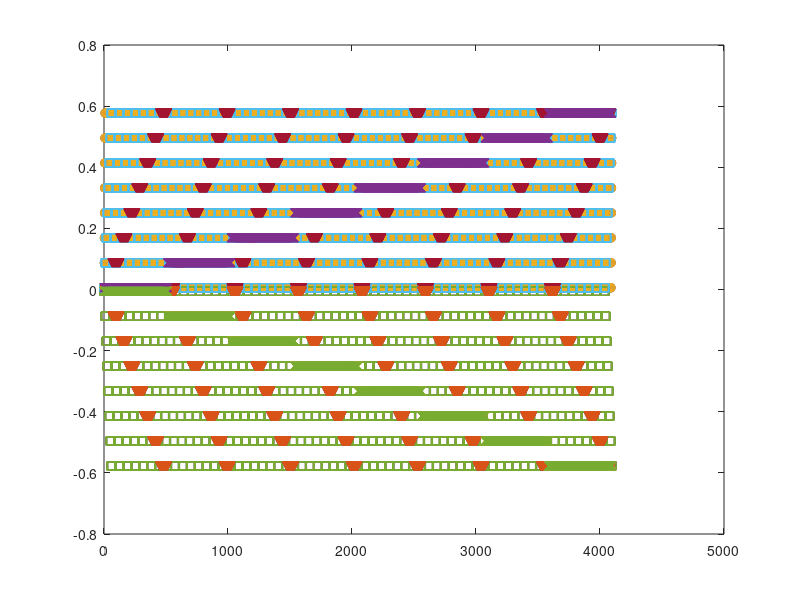

Recreate this plot in MATLAB. (Note: this script raises an error after producing the figure.)
clear all

wd = cd;
DataDir = '/opt/topspin2/data/DT/nmr';
%DataDir = '/Users/daniel/NMRdata/AVII500/DT';
ExpNam = 'pgse4_test'; expno = 16;

NG = 8;
%Grel = linspace(0,1,NG+1); Grel = Grel(2:NG+1);
Grel = linspace(0.01,1,NG);
%Grel = logspace(-2,0,NG);

theta1 = acos(1/sqrt(3)); phi1 = pi/4;
Gnorm1.x = [sin(theta1).*cos(phi1)];
Gnorm1.y = [sin(theta1).*sin(phi1)];
Gnorm1.z = [cos(theta1)];
theta2 = acos(1/sqrt(3)); phi2 = pi/4+pi;
Gnorm2.x = [sin(theta2).*cos(phi2)];
Gnorm2.y = [sin(theta2).*sin(phi2)];
Gnorm2.z = [cos(theta2)];
theta3 = pi-acos(1/sqrt(3)); phi3 = -pi/4;
Gnorm3.x = [sin(theta3).*cos(phi3)];
Gnorm3.y = [sin(theta3).*sin(phi3)];
Gnorm3.z = [cos(theta3)];
theta4 = pi-acos(1/sqrt(3)); phi4 = pi-pi/4;
Gnorm4.x = [sin(theta4).*cos(phi4)];
Gnorm4.y = [sin(theta4).*sin(phi4)];
Gnorm4.z = [cos(theta4)];

figure(1), clf
plot3([0 Gnorm1.x],[0 Gnorm1.y],[0 Gnorm1.z],'-o',...)
[0 Gnorm2.x],[0 Gnorm2.y],[0 Gnorm2.z],'-o',...
[0 Gnorm3.x],[0 Gnorm3.y],[0 Gnorm3.z],'-o',...
[0 Gnorm4.x],[0 Gnorm4.y],[0 Gnorm4.z],'-o')
axis([-1 1 -1 1 -1 1])
axis square

G1.x = [];
G1.y = [];
G1.z = [];
G2.x = [];
G2.y = [];
G2.z = [];
G3.x = [];
G3.y = [];
G3.z = [];
G4.x = [];
G4.y = [];
G4.z = [];

for nG = 1:NG
    G1.x = [G1.x; Grel(nG)*Gnorm1.x];
    G1.y = [G1.y; Grel(nG)*Gnorm1.y];
    G1.z = [G1.z; Grel(nG)*Gnorm1.z];
    G2.x = [G2.x; Grel(nG)*Gnorm2.x];
    G2.y = [G2.y; Grel(nG)*Gnorm2.y];
    G2.z = [G2.z; Grel(nG)*Gnorm2.z];
    G3.x = [G3.x; Grel(nG)*Gnorm3.x];
    G3.y = [G3.y; Grel(nG)*Gnorm3.y];
    G3.z = [G3.z; Grel(nG)*Gnorm3.z];
    G4.x = [G4.x; Grel(nG)*Gnorm4.x];
    G4.y = [G4.y; Grel(nG)*Gnorm4.y];
    G4.z = [G4.z; Grel(nG)*Gnorm4.z];
end

td1 = NG^4;

[G1.x,G2.x,G3.x,G4.x] = ndgrid(G1.x,G2.x,G3.x,G4.x);
[G1.y,G2.y,G3.y,G4.y] = ndgrid(G1.y,G2.y,G3.y,G4.y);
[G1.z,G2.z,G3.z,G4.z] = ndgrid(G1.z,G2.z,G3.z,G4.z);
G1.x = reshape(G1.x,td1,1);
G2.x = reshape(G2.x,td1,1);
G3.x = reshape(G3.x,td1,1);
G4.x = reshape(G4.x,td1,1);
G1.y = reshape(G1.y,td1,1);
G2.y = reshape(G2.y,td1,1);
G3.y = reshape(G3.y,td1,1);
G4.y = reshape(G4.y,td1,1);
G1.z = reshape(G1.z,td1,1);
G2.z = reshape(G2.z,td1,1);
G3.z = reshape(G3.z,td1,1);
G4.z = reshape(G4.z,td1,1);

figure(1), clf
plot(1:td1,G1.x,'o',1:td1,G1.y,'o',1:td1,G1.z,'o')
hold on
plot(1:td1,G2.x,'s',1:td1,G2.y,'s',1:td1,G2.z,'s')
plot(1:td1,G3.x,'v',1:td1,G3.y,'v',1:td1,G3.z,'v')
plot(1:td1,G4.x,'x',1:td1,G4.y,'x',1:td1,G4.z,'x')

fpath = [DataDir '/' ExpNam '/' num2str(expno)];

fname = 'rx1';
fidx1 = fopen([fpath '/' fname],'w');
fname = 'rx1.txt';
fidx1txt = fopen([fpath '/' fname],'w');
fname = 'ry1';
fidy1 = fopen([fpath '/' fname],'w');
fname = 'ry1.txt';
fidy1txt = fopen([fpath '/' fname],'w');
fname = 'rz1';
fidz1 = fopen([fpath '/' fname],'w');
fname = 'rz1.txt';
fidz1txt = fopen([fpath '/' fname],'w');
fname = 'rx2';
fidx2 = fopen([fpath '/' fname],'w');
fname = 'rx2.txt';
fidx2txt = fopen([fpath '/' fname],'w');
fname = 'ry2';
fidy2 = fopen([fpath '/' fname],'w');
fname = 'ry2.txt';
fidy2txt = fopen([fpath '/' fname],'w');
fname = 'rz2';
fidz2 = fopen([fpath '/' fname],'w');
fname = 'rz2.txt';
fidz2txt = fopen([fpath '/' fname],'w');
fname = 'rx3';
fidx3 = fopen([fpath '/' fname],'w');
fname = 'rx3.txt';
fidx3txt = fopen([fpath '/' fname],'w');
fname = 'ry3';
fidy3 = fopen([fpath '/' fname],'w');
fname = 'ry3.txt';
fidy3txt = fopen([fpath '/' fname],'w');
fname = 'rz3';
fidz3 = fopen([fpath '/' fname],'w');
fname = 'rz3.txt';
fidz3txt = fopen([fpath '/' fname],'w');
fname = 'rx4';
fidx4 = fopen([fpath '/' fname],'w');
fname = 'rx4.txt';
fidx4txt = fopen([fpath '/' fname],'w');
fname = 'ry4';
fidy4 = fopen([fpath '/' fname],'w');
fname = 'ry4.txt';
fidy4txt = fopen([fpath '/' fname],'w');
fname = 'rz4';
fidz4 = fopen([fpath '/' fname],'w');
fname = 'rz4.txt';
fidz4txt = fopen([fpath '/' fname],'w');

text.header = {
{'##TITLE= /opt/topspin2/data/DT/nmr/C10E3_DTI/6/diff_ramp'};
{'##JCAMP-DX= 5.00 Bruker JCAMP library'}
{'##DATA TYPE= Shape Data'}
{'##ORIGIN= Bruker Analytik GmbH'}
{'##OWNER= <nmrsu>'}
{'##DATE= 07/02/27'}
{'##TIME= 08:11:48'}
{'##MINX= 0'}
{'##MAXX= 1'}
{'##MINY= 0'}
{'##MAXY= 1'}
{'##$SHAPE_EXMODE= Gradient'}
{'##$SHAPE_TOTROT= 0'}
{'##$SHAPE_BWFAC= 0'}
{'##$SHAPE_INTEGFAC= 0'}
{'##$SHAPE_MODE= 0'}};

[Nlines, dummy] = size(text.header);

for nline = 1:Nlines
    fprintf(fidx1,'%s\n',text.header{nline}{1});
    fprintf(fidy1,'%s\n',text.header{nline}{1});
    fprintf(fidz1,'%s\n',text.header{nline}{1});
    fprintf(fidx2,'%s\n',text.header{nline}{1});
    fprintf(fidy2,'%s\n',text.header{nline}{1});
    fprintf(fidz2,'%s\n',text.header{nline}{1});
    fprintf(fidx3,'%s\n',text.header{nline}{1});
    fprintf(fidy3,'%s\n',text.header{nline}{1});
    fprintf(fidz3,'%s\n',text.header{nline}{1});
    fprintf(fidx4,'%s\n',text.header{nline}{1});
    fprintf(fidy4,'%s\n',text.header{nline}{1});
    fprintf(fidz4,'%s\n',text.header{nline}{1});
end


fprintf(fidx1,'%s\n',['##NPOINTS=' num2str(td1)]);
fprintf(fidx1,'%s\n',['##XYDATA= (X++(Y..Y))']);
fprintf(fidy1,'%s\n',['##NPOINTS=' num2str(td1)]);
fprintf(fidy1,'%s\n',['##XYDATA= (X++(Y..Y))']);
fprintf(fidz1,'%s\n',['##NPOINTS=' num2str(td1)]);
fprintf(fidz1,'%s\n',['##XYDATA= (X++(Y..Y))']);
fprintf(fidx2,'%s\n',['##NPOINTS=' num2str(td1)]);
fprintf(fidx2,'%s\n',['##XYDATA= (X++(Y..Y))']);
fprintf(fidy2,'%s\n',['##NPOINTS=' num2str(td1)]);
fprintf(fidy2,'%s\n',['##XYDATA= (X++(Y..Y))']);
fprintf(fidz2,'%s\n',['##NPOINTS=' num2str(td1)]);
fprintf(fidz2,'%s\n',['##XYDATA= (X++(Y..Y))']);
fprintf(fidx3,'%s\n',['##NPOINTS=' num2str(td1)]);
fprintf(fidx3,'%s\n',['##XYDATA= (X++(Y..Y))']);
fprintf(fidy3,'%s\n',['##NPOINTS=' num2str(td1)]);
fprintf(fidy3,'%s\n',['##XYDATA= (X++(Y..Y))']);
fprintf(fidz3,'%s\n',['##NPOINTS=' num2str(td1)]);
fprintf(fidz3,'%s\n',['##XYDATA= (X++(Y..Y))']);
fprintf(fidx4,'%s\n',['##NPOINTS=' num2str(td1)]);
fprintf(fidx4,'%s\n',['##XYDATA= (X++(Y..Y))']);
fprintf(fidy4,'%s\n',['##NPOINTS=' num2str(td1)]);
fprintf(fidy4,'%s\n',['##XYDATA= (X++(Y..Y))']);
fprintf(fidz4,'%s\n',['##NPOINTS=' num2str(td1)]);
fprintf(fidz4,'%s\n',['##XYDATA= (X++(Y..Y))']);

for nG = 1:td1
    fprintf(fidx1,'%f\n',G1.x(nG));
    fprintf(fidx1txt,'%f\n',G1.x(nG));
    fprintf(fidy1,'%f\n',G1.y(nG));
    fprintf(fidy1txt,'%f\n',G1.y(nG));
    fprintf(fidz1,'%f\n',G1.z(nG));
    fprintf(fidz1txt,'%f\n',G1.z(nG));
    fprintf(fidx2,'%f\n',G2.x(nG));
    fprintf(fidx2txt,'%f\n',G2.x(nG));
    fprintf(fidy2,'%f\n',G2.y(nG));
    fprintf(fidy2txt,'%f\n',G2.y(nG));
    fprintf(fidz2,'%f\n',G2.z(nG));
    fprintf(fidz2txt,'%f\n',G2.z(nG));
    fprintf(fidx3,'%f\n',G3.x(nG));
    fprintf(fidx3txt,'%f\n',G3.x(nG));
    fprintf(fidy3,'%f\n',G3.y(nG));
    fprintf(fidy3txt,'%f\n',G3.y(nG));
    fprintf(fidz3,'%f\n',G3.z(nG));
    fprintf(fidz3txt,'%f\n',G3.z(nG));
    fprintf(fidx4,'%f\n',G4.x(nG));
    fprintf(fidx4txt,'%f\n',G4.x(nG));
    fprintf(fidy4,'%f\n',G4.y(nG));
    fprintf(fidy4txt,'%f\n',G4.y(nG));
    fprintf(fidz4,'%f\n',G4.z(nG));
    fprintf(fidz4txt,'%f\n',G4.z(nG));
end

fprintf(fidx1,'%s\n',['##END']);
fprintf(fidy1,'%s\n',['##END']);
fprintf(fidz1,'%s\n',['##END']);
fprintf(fidx2,'%s\n',['##END']);
fprintf(fidy2,'%s\n',['##END']);
fprintf(fidz2,'%s\n',['##END']);
fprintf(fidx3,'%s\n',['##END']);
fprintf(fidy3,'%s\n',['##END']);
fprintf(fidz3,'%s\n',['##END']);
fprintf(fidx4,'%s\n',['##END']);
fprintf(fidy4,'%s\n',['##END']);
fprintf(fidz4,'%s\n',['##END']);

fclose(fidx1);
fclose(fidy1);
fclose(fidz1);
fclose(fidx1txt);
fclose(fidy1txt);
fclose(fidz1txt);
fclose(fidx2);
fclose(fidy2);
fclose(fidz2);
fclose(fidx2txt);
fclose(fidy2txt);
fclose(fidz2txt);
fclose(fidx3);
fclose(fidy3);
fclose(fidz3);
fclose(fidx3txt);
fclose(fidy3txt);
fclose(fidz3txt);
fclose(fidx4);
fclose(fidy4);
fclose(fidz4);
fclose(fidx4txt);
fclose(fidy4txt);
fclose(fidz4txt);
